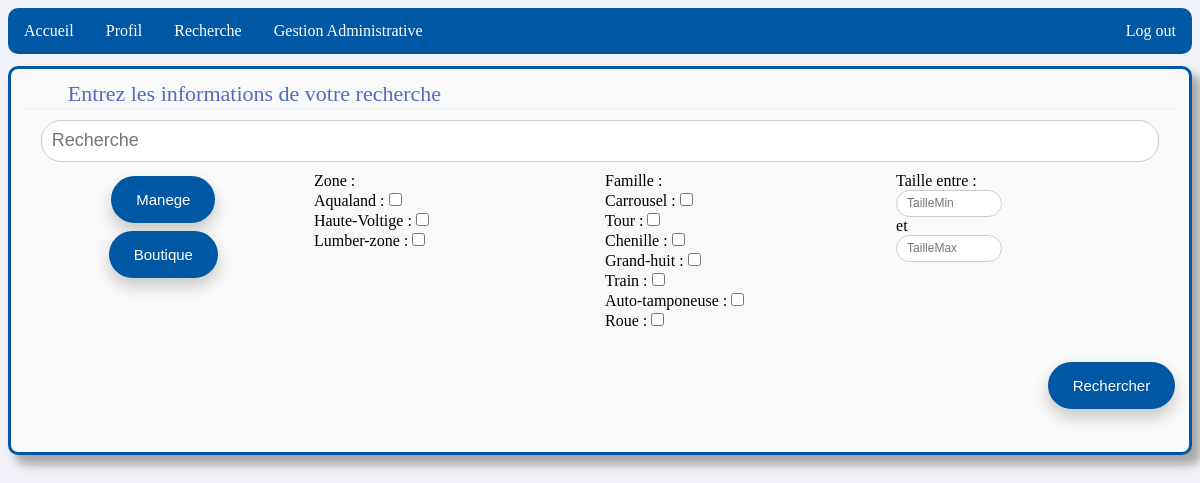
Page /Menu/recherche.php (signed in) on the committed database.
### tables this page shows
CREATE TABLE Famille (
   IdF INT,
   libelleF VARCHAR(32),
   CONSTRAINT pk_Famille PRIMARY KEY(IdF)
);

CREATE TABLE Zone (
   IdZ INT,
   nomZ VARCHAR(32),
   CONSTRAINT pk_Zone PRIMARY KEY(IdZ)
);

### Menu/recherche.php (the view, shortened to what this page needs)
<!DOCTYPE HTML>
<?PHP
if (isset($_SESSION['metier'])){
    $idcom=connex("myparam");
?>
<html lang="fr">
<head>
    <link rel="stylesheet" href="../Style/menu.css">
    <link rel="stylesheet" href="../Style/styleRecherche.css">
</head>
<body>
<ul id="menu">
    <li class="menu_elm"><a class="menuLink" href="accueil.php">Accueil</a></li>
    <li class="menu_elm"><a class="menuLink" href="profil.php">Profil</a></li>
    <li class="menu_elm"><a class="menuLink" href="recherche.php">Recherche</a></li>
    <li class="menu_elm"><a class="menuLink" href="gestion.php">Gestion Administrative</a></li>
    <li id="logout" ><a class="menuLink" href="logout.php">Log out</a></li>
</ul>
    <form method='post' action='recherche.php'>
        <div class="bloc">
            <div class="group">
                Entrez les informations de votre recherche
            </div>
            <div class="group1">
                <input type="submit" name='mb' value='Manege'><br>
                <input type="submit" name='mb' value='Boutique'>
            </div>
            <div class="group2">
                <input id="recherche" type="text" placeholder="Recherche" name="Nom">
            </div>
                <?PHP
                if(isset($_SESSION['recherche'])){
                    if($_SESSION['recherche']=='Manege'){
                        echo "<br />";
                        echo "<div class='group5'>";
                        echo "Taille entre : <br><input class='taille' type='text' placeholder='TailleMin' name='Taille1'> <br>et <br><input class='taille' type='text' placeholder='TailleMax' name='Taille2'>";
                        echo "</div>";
                        echo "<div class='group4'>";
                        $requetef="select libelleF from Famille";
                        $resf=mysqli_query($idcom,$requetef);
                        if ($resf){
                            echo "Famille : <br>";
                            while($row=mysqli_fetch_array($resf)){
                                echo "$row[0] :<input type='checkbox' name='Famille[]' value='$row[0]'>";
                                echo "<br />";
                            }
                            echo "<br />";
                        }
                        else{
                            echo "Problème pour Famille";
                        }
                    }
                }
                echo "</div>";
                echo "<div class='group3'>";
                $requetez="select nomZ from Zone";
                $resz=mysqli_query($idcom,$requetez);
                if ($resz){
                    echo "Zone : <br>";
                    while($row=mysqli_fetch_array($resz)){
                        echo "$row[0] :<input type='checkbox' name='Zone[]' value='$row[0]'>";
                        echo "<br />";
                    }
                }
                else{
                    echo "Problème pour Zone";
                }
                echo "</div>";
                ?>
            <div class="group6">
                <input type="submit" name='submit' value="Rechercher">
            </div>
        </div>
    </form>
</body>
</html>
<?PHP
}else{
	echo "Merci de vous connecter <a href='index.php'>log in </a>";
}
?>

### Style/menu.css (style rules this page uses)
#menu { list-style-type: none; margin: 0; padding: 0; overflow: hidden; background-color: #0057a4; border-radius:10px; }
.menu_elm { float: left; }
.menuLink { display: block; color: white; text-align: center; padding: 14px 16px; text-decoration: none; transition-duration: 0.4s; }
#logout { float: right; }
html { font-family : "Times New Roman", Times, serif; background-color:#f1f2f9; }
button, input[type='submit'] { display: inline-block; background-color: #0057a4; border-radius: 10px; border: 4px double #cccccc; color: #eeeeee; text-align: center; font-size: 15px; padding: 5px; width:auto; transition: all 0.5s; cursor: pointer; margin: 5px; }

### Style/styleRecherche.css (style rules this page uses)
.bloc { background-color:#f9f9f9; margin-top:1%; padding:1%; display:grid; grid-template-columns: repeat(4,1fr); grid-template-rows: repeat(4, auto); grid-gap:10px; margin-bottom: 20px; border:solid #0057a4; border-radius:10px; -webkit-box-shadow: 8px 13px 10px 1px #A7A7A7; box-shadow: 8px 9px 10px 1px #A7A7A7; }
.group { font-size:22px; color: #546ac2; padding-left:45px; grid-column: 1 / 5; grid-row:1; border-bottom:solid #f1f2f9; }
#recherche { width: 95%; height: 40px; padding: 0 10px; font-size: 18px; border: 1px solid #ccc; border-radius: 20px; outline: none; box-shadow: none; transition: all 0.3s ease-in-out; }
.taille { grid-column: 2; grid-row:3; width: 30%; height: 25px; padding: 0 10px; font-size: 12px; border: 1px solid #ccc; border-radius: 20px; outline: none; box-shadow: none; transition: all 0.3s ease-in-out; }
.group1 { text-align:center; grid-column: 1; grid-row:3; }
.group2 { text-align:center; grid-column: 1 / 5; grid-row:2; }
.group3 { grid-column:2; grid-row:3; }
.group4 { grid-column: 3; grid-row:3; }
.group5 { grid-column:4; grid-row:3; }
.group6 { text-align:right; grid-column:1/5; grid-row:4; }
input[type=submit] { background-color: #0057a4; border: none; color: white; padding: 15px 25px; text-align: center; text-decoration: none; display: inline-block; font-size: 15px; margin: 4px 2px; cursor: pointer; border-radius: 50px; transition-duration: 0.4s; box-shadow: 0 8px 16px 0 rgba(0,0,0,0.2); }

### rows in the picture
famille: libelleF "Carrousel"
famille: libelleF "Tour"
famille: libelleF "Chenille"
famille: libelleF "Grand-huit"
famille: libelleF "Train"
famille: libelleF "Auto-tamponeuse"
famille: libelleF "Roue"
zone: nomZ "Aqualand"
zone: nomZ "Haute-Voltige"
zone: nomZ "Lumber-zone"
